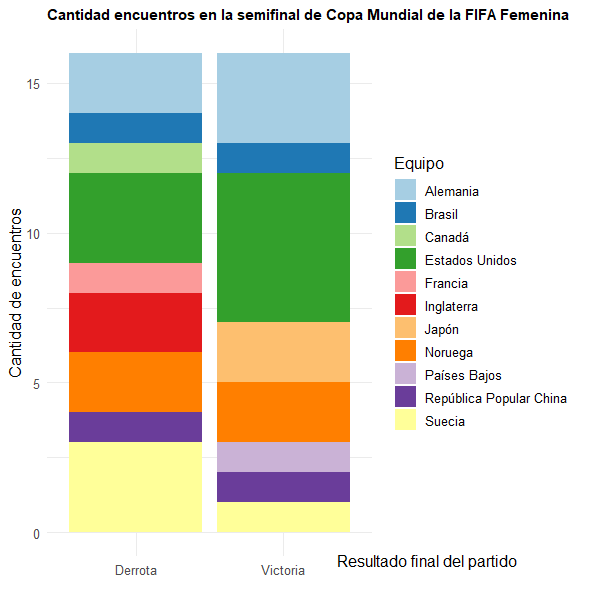

The script that drew this image:
library(ggplot2)
library(readr)
library(dplyr)
library(RColorBrewer)

resultados_cmff <- readr::read_csv("https://raw.githubusercontent.com/cienciadedatos/datos-de-miercoles/master/datos/2019/2019-07-17/resultados_cmff.csv")

resultados_cmff <- resultados_cmff %>%
  select(equipo, ronda, resultado) %>%
  rename(Equipo = equipo) %>%
  filter(ronda == "Semifinales")

ggplot(resultados_cmff, aes(x = resultado, fill = Equipo)) + 
  geom_bar() + 
  scale_fill_brewer(palette = "Paired") +
  labs(title = "Cantidad encuentros en la semifinal de Copa Mundial de la FIFA Femenina") +
  xlab("Resultado final del partido") +
  ylab("Cantidad de encuentros") +
  theme_minimal() +
  theme(text = element_text(family = "sans", size =12),
        axis.title.x = element_text(vjust = 10, hjust = 2),
        plot.title = element_text(face="bold", size = 11))
